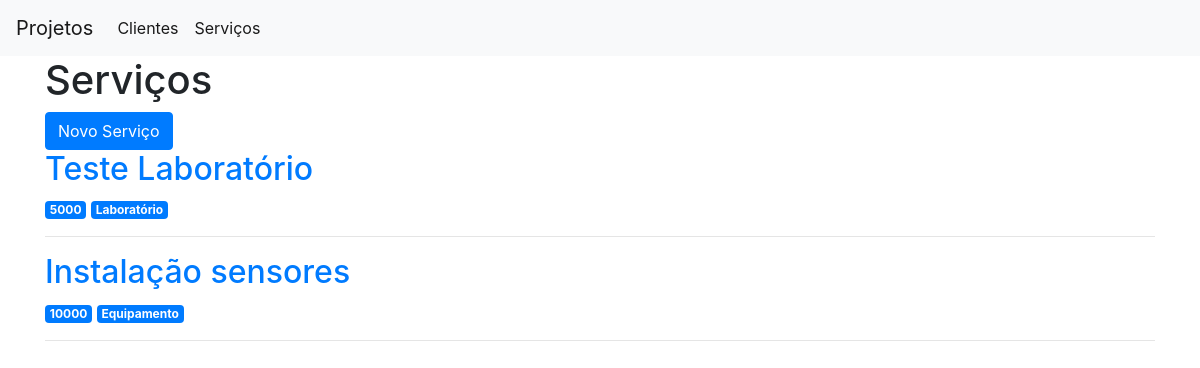
The app's page /servicos with its own data.
### app.py (models this page shows)
class Servicos(db.Model):
    id = db.Column(db.Integer, primary_key=True)
    descricao = db.Column(db.String(80), nullable=False)
    valor = db.Column(db.String(10), nullable=False)
    segmento = db.Column(db.String(80), nullable=False)

### app.py (the view)
@app.route('/servicos')
def servicos():
    servicos = Servicos.query.all()
    return render_template('servicos.html', servicos = servicos)

### templates/servicos.html
{% extends 'base.html' %}
{% block content %}
    <h1>{% block title %} Serviços {% endblock %}</h1>
    <a href="{{url_for('novo_servico')}}" class="btn btn-primary">Novo Serviço</a>
    {% for servico in servicos %}
        <a href="{{ url_for('servico', servico_id=servico['id']) }}">
            <h2>{{ servico['descricao'] }}</h2>
        </a>
        <span class="badge badge-primary">{{ servico['valor'] }}</span>
        <span class="badge badge-primary">{{ servico['segmento'] }}</span>
        <hr>
    {% endfor %}
{% endblock %}

### records on screen
Servicos: descricao "Teste Laboratório", valor "5000", segmento "Laboratório"
Servicos: descricao "Instalação sensores", valor "10000", segmento "Equipamento"
